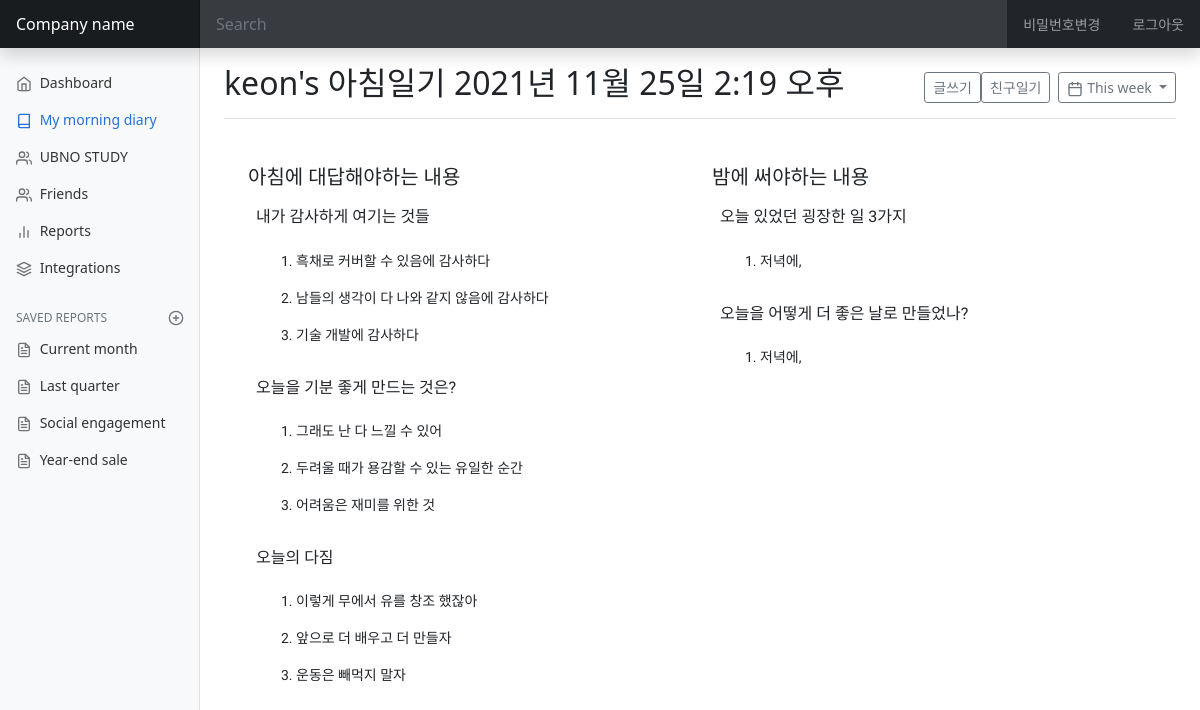
Page /today_diary/see_diary/12/ on the committed database.
### diary/models.py (models this page shows, shortened)
class User(AbstractUser):
    nickname = models.CharField(
        max_length=15,
        unique=True,
        null=True,
        validators=[validate_no_special_characters],
        error_messages={'unique': '이미 사용중인 닉네임입니다.'},
    )
    friends = models.ManyToManyField('self', blank=True)

class Diary(models.Model):
    thanks = models.TextField(blank=True, null=True)
    feelgood = models.TextField(blank=True, null=True)
    promise = models.TextField(blank=True, null=True)
    donegood = models.TextField(blank=True, null=True)
    makegood = models.TextField(blank=True, null=True)
    dt_created = models.DateTimeField(auto_now_add=True)
    dt_modified = models.DateTimeField(auto_now=True)
    author = models.ForeignKey(User, on_delete=models.SET_NULL, null=True)

### diary/views.py (the view, shortened to what this page needs)
# urls.py: path('today_diary/see_diary/<int:diary_id>/', views.SeeDiary.as_view(), name='see-diary'),
class SeeDiary(LoginRequiredMixin, UserPassesTestMixin, View):
    raise_exception = True
    def get(self, request, diary_id):
        target_diary = Diary.objects.get(pk=diary_id)
        context = {
            "diary": target_diary,
            "user": target_diary.author,
            "user_id": target_diary.author.pk,
            "target_diary": target_diary,
            "thanks_list": target_diary.thanks.split(", "),
            "feelgood_list": target_diary.feelgood.split(", "),
            "promise_list": target_diary.promise.split(", "),
            "donegood_list": target_diary.donegood.split(", "),
            "makegood_list": target_diary.makegood.split(", ")
        }
        return render(request, 'diary/today_diary.html', context=context)

### diary/templates/diary/today_diary.html (shortened to what this page needs)
{% extends 'base.html' %}
{% block main_area %}
<main class="col-md-9 ms-sm-auto col-lg-10 px-md-4">
	<div class="d-flex justify-content-between flex-wrap flex-md-nowrap align-items-center pt-3 pb-2 mb-3 border-bottom">
		<h1 class="h2">{{ user.username }}'s 아침일기 {{diary.dt_modified}}</h1>
		<div class="btn-toolbar mb-2 mb-md-0">
			<div class="btn-group me-2">
				<a href="{% url 'diary-write' %}"><button type="button" class="btn btn-sm btn-outline-secondary">글쓰기</button></a>
				<a href="{% url 'friends-diary' request.user.pk %}"><button type="button" class="btn btn-sm btn-outline-secondary">친구일기</button></a>
			</div>
			<button type="button" class="btn btn-sm btn-outline-secondary dropdown-toggle">
				<span data-feather="calendar"></span>
				This week
			</button>
		</div>
	</div>
  <div class="row">
		<div class="container body-content">
			<div class="container">
				<div class="row justify-content-start" style="padding-top:10px;">
					<div class="col-12 col-md-6" style="padding-top:10px;">
						<div class="row justify-content-center diary-content" style="padding-top:10px;">
							<h5>아침에 대답해야하는 내용</h5>
						</div>
						<div class="row justify-content-center diary-content" style="padding-top:10px;">
							<h6 class="ms-3">내가 감사하게 여기는 것들</h6>
							<ol>
								{% for thanks in thanks_list %}
								<p><li class="ms-5">{{ i }} {{ thanks }}</li></p>
								{% endfor %}
							</ol>
							<h6 class="ms-3">오늘을 기분 좋게 만드는 것은?</h6>
							<ol>
								{% for feelgood in feelgood_list %}
								<p><li class="ms-5">{{ i }} {{ feelgood }}</li></p>
								{% endfor %}
							</ol>
							<h6 class="ms-3">오늘의 다짐</h6>
							<ol>
								{% for promise in promise_list %}
								<p><li class="ms-5">{{ i }} {{ promise }}</li></p>
								{% endfor %}
							</ol>
						</div>
					</div>
					<div class="col-12 col-md-6" style="padding-top:10px;">
						<div class="row justify-content-center diary-content" style="padding-top:10px;">
							<h5>밤에 써야하는 내용</h5>
						</div>
						<div class="row justify-content-center diary-content" style="padding-top:10px;">
							<h6 class="ms-3">오늘 있었던 굉장한 일 3가지</h6>
							<ol>
								{% for donegood in donegood_list %}
								<p><li class="ms-5">{{ i }} {{ donegood }}</li></p>
								{% endfor %}
							</ol>
							<h6 class="ms-3">오늘을 어떻게 더 좋은 날로 만들었나?</h6>
							<ol>
								{% for makegood in makegood_list %}
								<p><li class="ms-5">{{ i }} {{ makegood }}</li></p>
								{% endfor %}
							</ol>
						</div>
					</div>
				</div>
			</div>
		</div>
	</div>
	</div>
{% endblock main_area %}

### diary/static/diary/css/dashboard.css (style rules this page uses)
body { font-size: .875rem; }
.feather { width: 16px; height: 16px; vertical-align: text-bottom; }

### diary/static/diary/css/diary.css (style rules this page uses)
.diary-content { font-family: 'Stylish', sans-serif; }

### rows in the picture
User: username "keon"
Diary: dt_modified "2021년 11월 25일 2:19 오후", donegood_list "저녁에,", makegood_list "저녁에,"

### other values in the picture
{{ thanks }} "흑채로 커버할 수 있음에 감사하다" "남들의 생각이 다 나와 같지 않음에 감사하다" "기술 개발에 감사하다"
{{ feelgood }} "그래도 난 다 느낄 수 있어" "두려울 때가 용감할 수 있는 유일한 순간" "어려움은 재미를 위한 것"
{{ promise }} "이렇게 무에서 유를 창조 했잖아" "앞으로 더 배우고 더 만들자" "운동은 빼먹지 말자"
